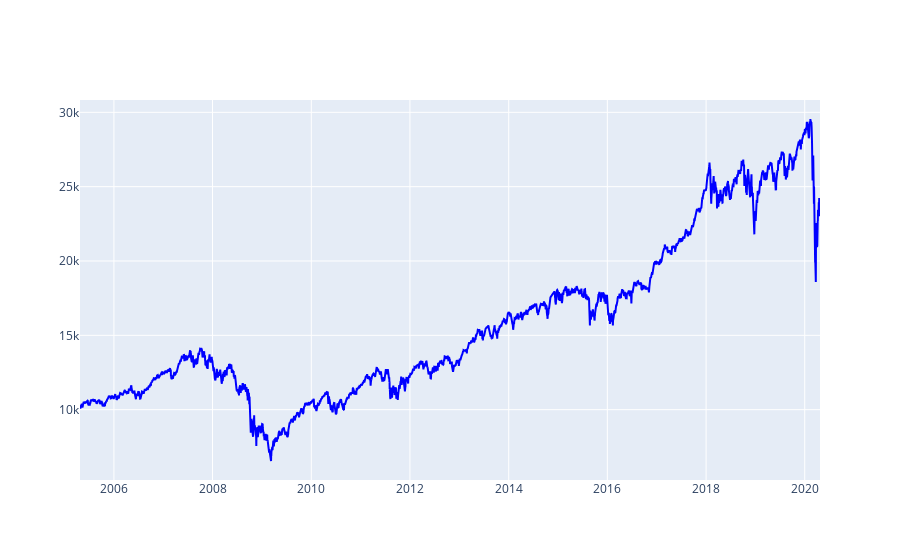

The notebook cell saved with this chart:
### Code cell
trace_close = go.Scatter(x = dow_jones_data.Date,
                        y = dow_jones_data.Close,
                        name = "Stock Close",
                        line = dict(color = "blue"))

data = [trace_close]

offline.iplot(data)

### Figure 1 — Plotly figure (JSON) as saved in the notebook; plotly's stock layout.template omitted (floating-point values rounded to 4 significant figures; data arrays with more than 128 entries replaced by an {"elided": "..."} marker saying what was removed)
{"data": [{"line": {"color": "blue"}, "name": "Stock Close", "type": "scatter", "x": {"elided": "3776 str values"}, "y": {"elided": "3776 float values"}}], "layout": {}}
